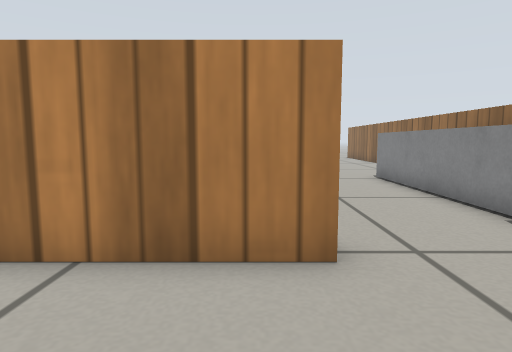
[1] (above)

17 first-person views from a walk through a world built for the Gazebo simulator. The camera is 0.34 m above the floor, tilts 6° down and sees 75° across. The floor is counted in squares, 0.25 m on a side. Each view is taken from the middle of a square. On the plan, view 1 faces up. The plan holds only what a view shows up to about 15 squares ahead; the rest is blank. Gazebo's built-in surfaces are drawn with simple patterns.

[2]
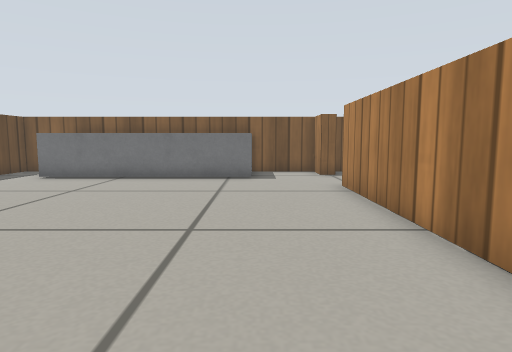

[3]
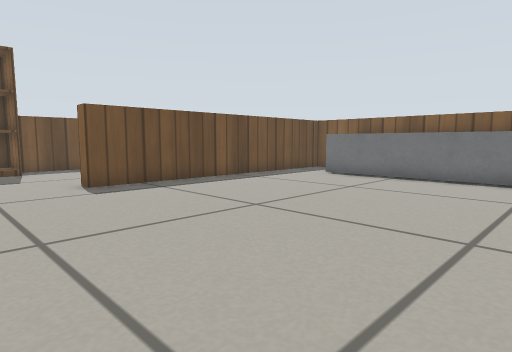

[4]
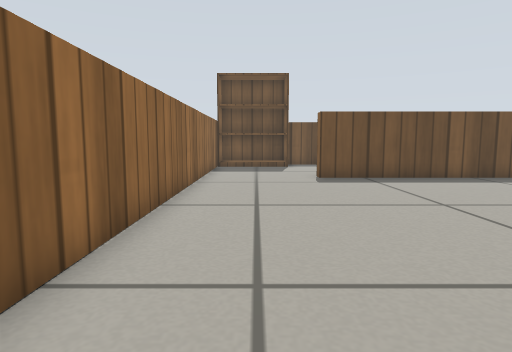

[5]
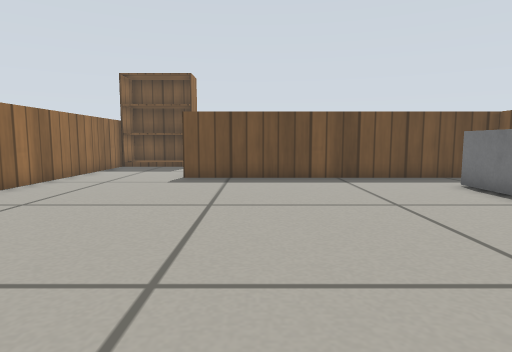

[6]
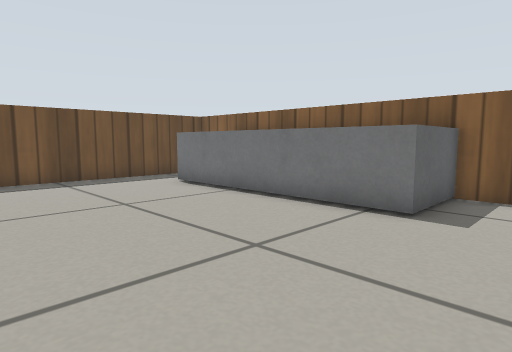

[7]
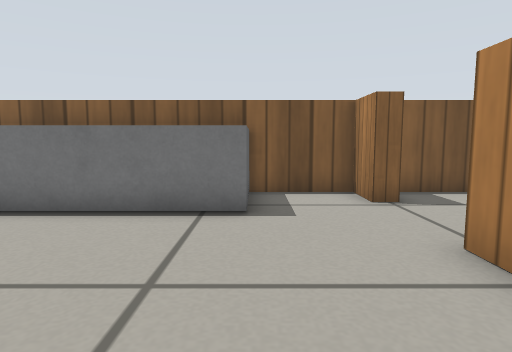

[8]
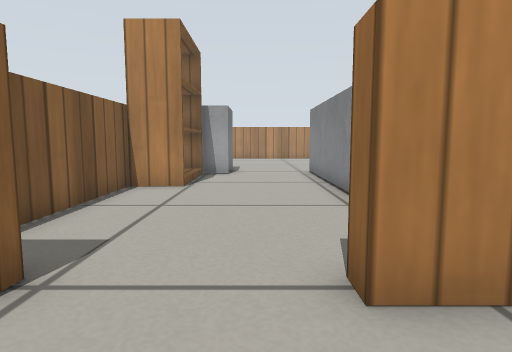

[9]
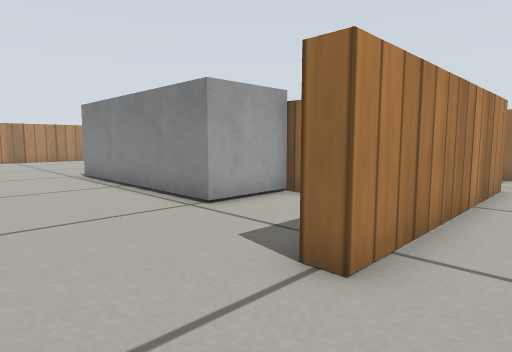

[10]
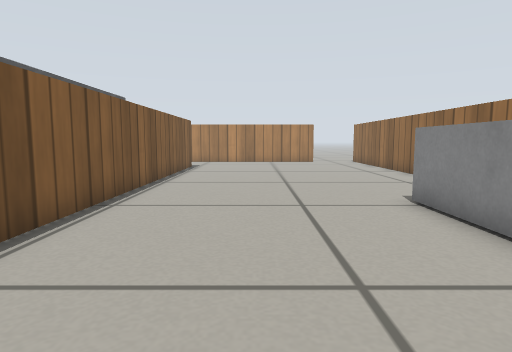

[11]
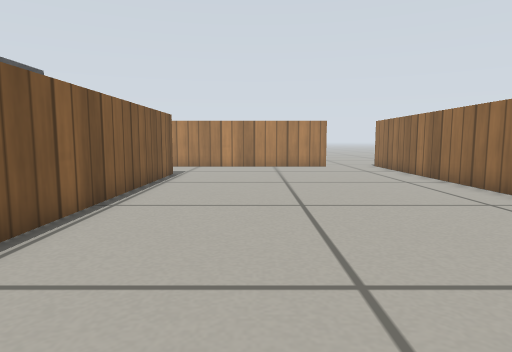

[12]
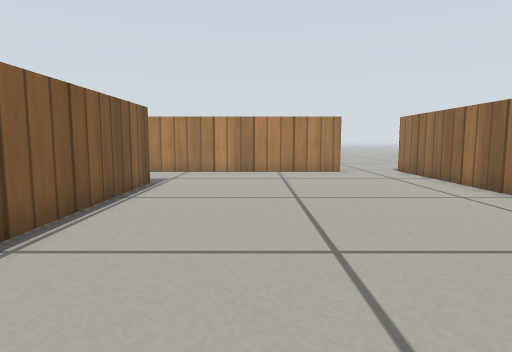

[13]
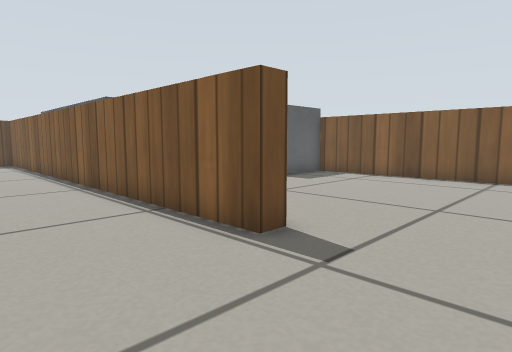

[14]
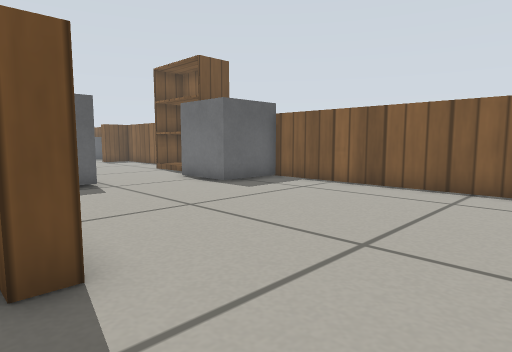

[15]
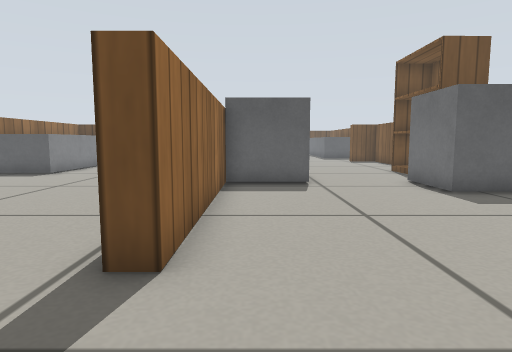

[16]
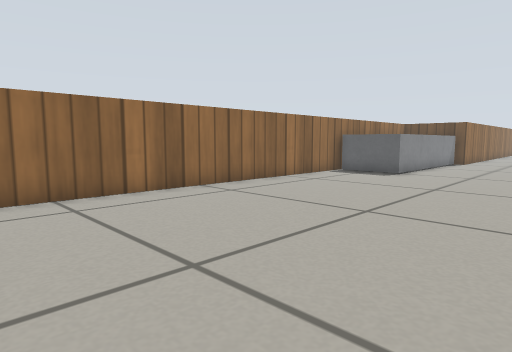

[17]
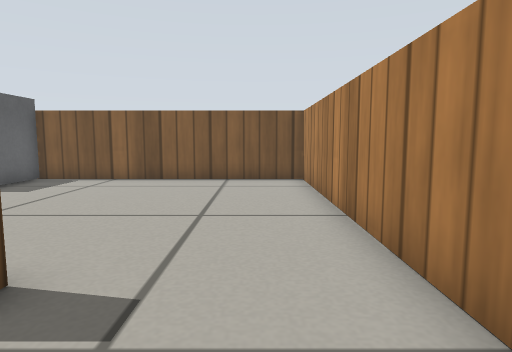

### Floor plan
Key: @ floor where view 1 was taken; # wall or solid block; . floor; B grey box; K bookshelf.
Columns run from 12 left of view 1 to 8 right of it. Each row starts with its distance up from view 1.
 27 #################  #
 26 #..................#
 25 #..................##
 24 #..................##
 23 #..................##
 22 #........##........##
 21 #........##........##
 20 #........##........#
 19 #........##........#
 18 #........##........#
 17 #BBB.....##........#
 16    B...BB##........#
 15   BB..B  ##........#
 14  KK...B   #........#
 13  KK...B   #........#
 12  KK...B   #.....BBBB
 11 #KK...B   #.....B  B
 10 #.....B   #.....B  B
  9 #.....B   #.....B
  8 #.....BBB##.....B
  7 #........# .....B
  6 #........    ...B
  5 #......      ...
  4 ##...########...#
  3 #...............
  2 #..............
  1 #BBB............
  0 #  B........@...#
 -1 #  B............#
 -2 #  B............#
 -3 #  B............#
 -4 #  B............#
 -5 #  B............#
 -6 #  B............#
 -7 #  B............#
 -8 #...............#
 -9 ############....#
-10            #....#
-11            .....#
-12            ...  #
-13            ...
-14            ..K
-15            .KK
-16            ##K

Where each view was taken, in squares from view 1:
view 1: 0 up, 0 right, facing up
view 2: 1 up, 3 right, facing left
view 3: 1 up, 3 right, facing down-left
view 4: 3 up, 2 right, facing down
view 5: 3 up, 3 left, facing down
view 6: 3 up, 3 left, facing down-left
view 7: 1 up, 3 left, facing left
view 8: 1 up, 8 left, facing up
view 9: 2 up, 10 left, facing up-right
view 10: 5 up, 1 right, facing up
view 11: 9 up, 1 right, facing up
view 12: 12 up, 1 right, facing up
view 13: 26 up, 1 right, facing down-left
view 14: 26 up, 2 left, facing down-left
view 15: 26 up, 4 left, facing down
view 16: 26 up, 1 left, facing down-right
view 17: 25 up, 0 right, facing left
